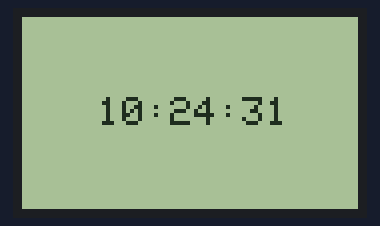
A sketch run on a simulated Arduino Uno, built with avr-gcc and run on an emulated ATmega328P. Parts: 84×48 one-colour display. The local clock reads 2024-03-15 10:24:30 at power-on unless the sketch sets it; what the sketch prints to the serial monitor is not drawn.

Above: at 1.6 s.
At 5.6 s:
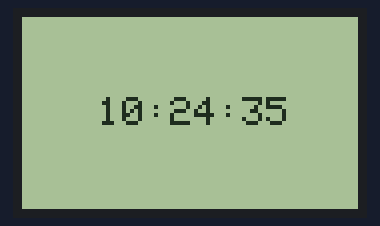
At 10.6 s:
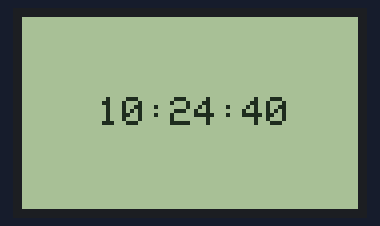
At 19.6 s:
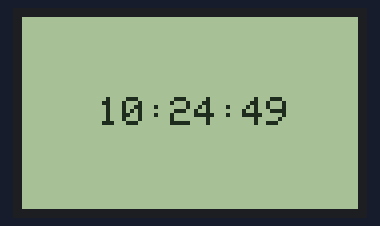
At 28.6 s:
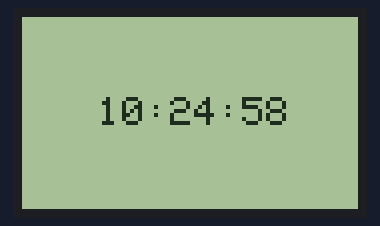
At 38.6 s:
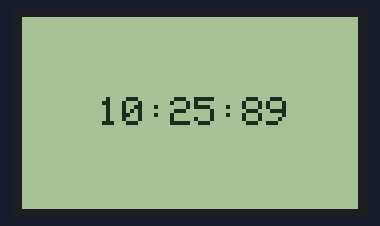

The sketch:

watering_system.ino
```cpp
#include <Wire.h>
#include <SoftwareSerial.h>
#include <SPI.h>

#include "RTClib.h"
#include "Adafruit_GFX.h"
#include "Adafruit_PCD8544.h"

// setting up drivers for hardware components
RTC_DS1307 rtc;
Adafruit_PCD8544 display = Adafruit_PCD8544(3, 5, 6, 9, 10);

// variables for timing
unsigned long startMillis;
unsigned long currentMillis;
const unsigned long period = 1000;

void setup() {
  Serial.begin(9600);
  // short delay to give hardware some time to be ready
  delay(500);
  startMillis = millis();

  rtcSetup();
  displaySetup();

  // In case you want to adjust time, you can run this line of code and then
  // comment it back out
  //rtc.adjust(DateTime(2018,6,9,14,45));

}

void loop() {
  currentMillis = millis();

  if(currentMillis - startMillis >= period)
  {
    DateTime now = rtc.now();
    displayTime(now);
    startMillis = currentMillis;
  }
}

void rtcSetup()
{
  if (! rtc.begin()) {
    Serial.println("Couldn't find RTC");
    while (1);
  }

  if (! rtc.isrunning()) {
    Serial.println("RTC is NOT running!");
  }
  Serial.println("RTC is running");
}

void displaySetup()
{
  display.begin();
  display.setContrast(100);
  display.clearDisplay();
}

void displayTime(DateTime time){
    Serial.print(LCDWIDTH, DEC);
    Serial.print("/");
    Serial.print(LCDHEIGHT, DEC);
    Serial.print("\n");

    display.setCursor(19,20);
    display.setTextColor(BLACK, WHITE);
    display.setTextSize(1);
    String s = String(time.hour(), DEC) + ":" + String(time.minute(), DEC) + ":" + String(time.second(), DEC);
    display.print(s);
    display.display();
}
```

Measured:
- what the display in image 0 shows lasts 1.0 s, from 1.5 s to 2.5 s
